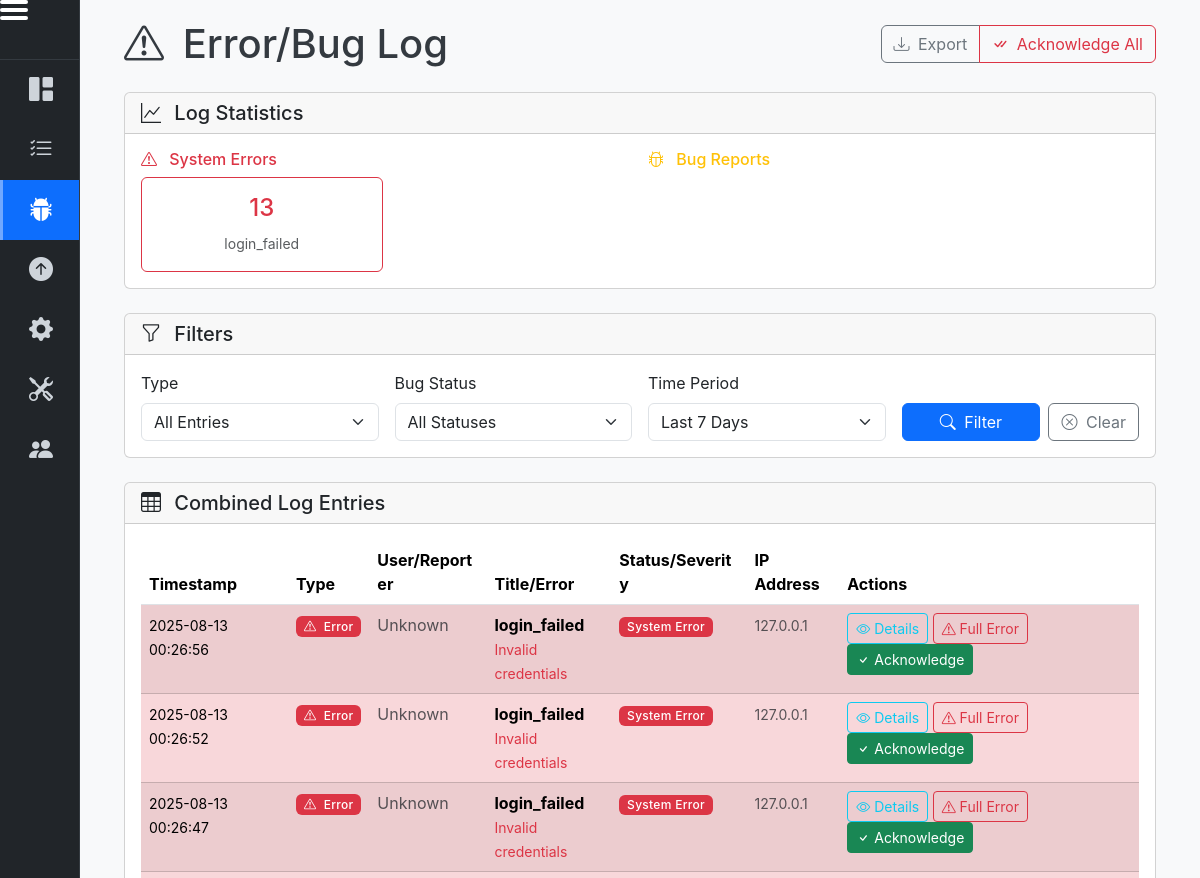
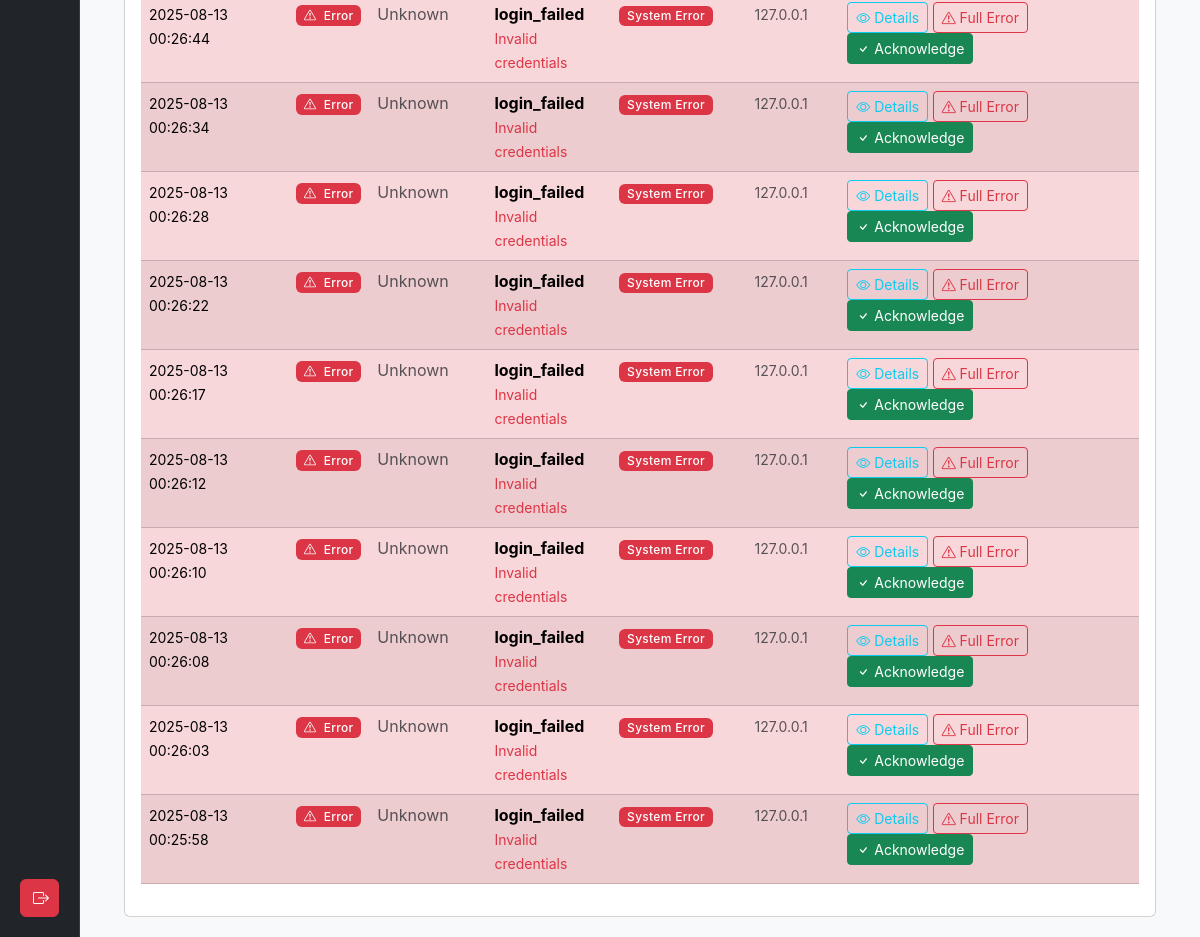
The app's page /tech/error/reports (signed in) with its own data (2 pictures, top to bottom).
### models.py (models this page shows, shortened)
class ActivityLog(db.Model):
    id = db.Column(db.Integer, primary_key=True)
    user_id = db.Column(db.Integer, db.ForeignKey('user.id'), nullable=True)
    action = db.Column(db.String(100), nullable=False)
    details = db.Column(db.Text, nullable=True)
    ip_address = db.Column(db.String(45), nullable=True)
    user_agent = db.Column(db.Text, nullable=True)
    success = db.Column(db.Boolean, default=True)
    error_message = db.Column(db.Text, nullable=True)
    timestamp = db.Column(db.DateTime, default=datetime.utcnow)
    user = db.relationship('User', backref='activity_logs', lazy=True)

### techroutes.py (the view)
@tech_blueprint.route('/error/reports')
@login_required
@tech_required
def error_reports():
    from models import BugReport
    error_logs = ActivityLog.query.filter(
        ActivityLog.success == False
    ).order_by(ActivityLog.timestamp.desc()).limit(50).all()
    bug_reports = BugReport.query.order_by(BugReport.created_at.desc()).limit(50).all()
    error_stats = db.session.query(
        ActivityLog.action,
        db.func.count(ActivityLog.id).label('count')
    ).filter(
        ActivityLog.success == False
    ).group_by(ActivityLog.action).all()
    bug_stats = db.session.query(
        BugReport.status,
        db.func.count(BugReport.id).label('count')
    ).group_by(BugReport.status).all()
    type_filter = request.args.get('type_filter', 'All')
    status_filter = request.args.get('status_filter', 'All')
    date_filter = request.args.get('date_filter', '7d')
    if type_filter == 'Errors':
        bug_reports = []
    elif type_filter == 'Bugs':
        error_logs = []
    if status_filter != 'All':
        bug_reports = [report for report in bug_reports if report.status == status_filter]
    if date_filter == '24h':
        cutoff = datetime.now() - timedelta(hours=24)
        error_logs = [log for log in error_logs if log.timestamp >= cutoff]
        bug_reports = [report for report in bug_reports if report.created_at >= cutoff]
    elif date_filter == '7d':
        cutoff = datetime.now() - timedelta(days=7)
        error_logs = [log for log in error_logs if log.timestamp >= cutoff]
        bug_reports = [report for report in bug_reports if report.created_at >= cutoff]
    elif date_filter == '30d':
        cutoff = datetime.now() - timedelta(days=30)
        error_logs = [log for log in error_logs if log.timestamp >= cutoff]
        bug_reports = [report for report in bug_reports if report.created_at >= cutoff]
    all_entries = []
    for log in error_logs:
        all_entries.append({
            'type': 'error',
            'timestamp': log.timestamp,
            'data': log
        })
    for report in bug_reports:
        all_entries.append({
            'type': 'bug',
            'timestamp': report.created_at,
            'data': report
        })
    all_entries.sort(key=lambda x: x['timestamp'], reverse=True)
    return render_template('it_error_reports.html',
                         all_entries=all_entries,
                         error_stats=error_stats,
                         bug_stats=bug_stats,
                         type_filter=type_filter,
                         status_filter=status_filter,
                         date_filter=date_filter)

### templates/it_error_reports.html (shortened to what this page needs)
{% extends "dashboard_layout.html" %}
{% block dashboard_content %}
<div class="container-fluid px-2 px-md-4">
    <div class="row g-3 g-md-4">
        <div class="col-12">
            <div class="d-flex flex-column flex-md-row justify-content-between align-items-start align-items-md-center mb-4 gap-2">
                <h1 class="mb-2 mb-md-0"><i class="bi bi-exclamation-triangle me-2"></i> Error/Bug Log</h1>
                <div class="btn-group">
                    <button class="btn btn-outline-secondary" onclick="exportLog()">
                        <i class="bi bi-download me-1"></i> Export
                    </button>
                    <button class="btn btn-outline-danger" onclick="acknowledgeAll()">
                        <i class="bi bi-check-all me-1"></i> Acknowledge All
                    </button>
                </div>
            </div>
        </div>
    </div>
    <div class="row g-3 g-md-4 mb-4">
        <div class="col-12">
            <div class="card">
                <div class="card-header">
                    <h5 class="mb-0"><i class="bi bi-graph-up me-2"></i> Log Statistics</h5>
                </div>
                <div class="card-body">
                    <div class="row g-3">
                        <div class="col-12 col-md-6">
                            <h6 class="text-danger"><i class="bi bi-exclamation-triangle me-2"></i> System Errors</h6>
                            <div class="row g-2">
                                {% for stat in error_stats %}
                                <div class="col-6">
                                    <div class="card border-danger">
                                        <div class="card-body text-center">
                                            <h4 class="text-danger">{{ stat.count }}</h4>
                                            <small class="text-muted">{{ stat.action }}</small>
                                        </div>
                                    </div>
                                </div>
                                {% endfor %}
                            </div>
                        </div>
                        <div class="col-12 col-md-6">
                            <h6 class="text-warning"><i class="bi bi-bug me-2"></i> Bug Reports</h6>
                        </div>
                    </div>
                </div>
            </div>
        </div>
    </div>
    <div class="row g-3 g-md-4 mb-4">
        <div class="col-12">
            <div class="card">
                <div class="card-header">
                    <h5 class="mb-0"><i class="bi bi-funnel me-2"></i> Filters</h5>
                </div>
                <div class="card-body">
                    <form method="GET" class="row g-3">
                        <div class="col-12 col-sm-6 col-md-3">
                            <label for="type_filter" class="form-label">Type</label>
                            <select class="form-select" name="type_filter" id="type_filter">
                                <option value="All" {% if type_filter == 'All' %}selected{% endif %}>All Entries</option>
                            </select>
                        </div>
                        <div class="col-12 col-sm-6 col-md-3">
                            <label for="status_filter" class="form-label">Bug Status</label>
                            <select class="form-select" name="status_filter" id="status_filter">
                                <option value="All" {% if status_filter == 'All' %}selected{% endif %}>All Statuses</option>
                            </select>
                        </div>
                        <div class="col-12 col-sm-6 col-md-3">
                            <label for="date_filter" class="form-label">Time Period</label>
                            <select class="form-select" name="date_filter" id="date_filter">
                                <option value="7d" {% if date_filter == '7d' %}selected{% endif %}>Last 7 Days</option>
                            </select>
                        </div>
                        <div class="col-12 col-sm-6 col-md-3 d-flex align-items-end gap-2">
                            <button type="submit" class="btn btn-primary flex-fill">
                                <i class="bi bi-search me-1"></i> Filter
                            </button>
                            <a href="{{ url_for('tech.error_reports') }}" class="btn btn-outline-secondary">
                                <i class="bi bi-x-circle me-1"></i> Clear
                            </a>
                        </div>
                    </form>
                </div>
            </div>
        </div>
    </div>
    <div class="row g-3 g-md-4">
        <div class="col-12">
            <div class="card">
                <div class="card-header">
                    <h5 class="mb-0"><i class="bi bi-table me-2"></i> Combined Log Entries</h5>
                </div>
                <div class="card-body">
                    {% if all_entries %}
                    <div class="table-responsive">
                        <table class="table table-striped table-hover">
                            <thead>
                                <tr>
                                    <th>Timestamp</th>
                                    <th>Type</th>
                                    <th>User/Reporter</th>
                                    <th>Title/Error</th>
                                    <th>Status/Severity</th>
                                    <th>IP Address</th>
                                    <th>Actions</th>
                                </tr>
                            </thead>
                            <tbody>
                                {% for entry in all_entries %}
                                <tr class="{% if entry.type == 'error' %}table-danger{% elif entry.type == 'bug' %}table-warning{% endif %}">
                                    <td>
                                        <small>{{ entry.timestamp.strftime('%Y-%m-%d %H:%M:%S') }}</small>
                                    </td>
                                    <td>
                                        {% if entry.type == 'error' %}
                                            <span class="badge bg-danger"><i class="bi bi-exclamation-triangle me-1"></i> Error</span>
                                        {% else %}
                                            <span class="badge bg-warning text-dark"><i class="bi bi-bug me-1"></i> Bug</span>
                                        {% endif %}
                                    </td>
                                    <td>
                                        {% if entry.type == 'error' %}
                                            {% if entry.data.user %}
                                            <span class="badge bg-primary">{{ entry.data.user.username }}</span>
                                            <small class="text-muted">{{ entry.data.user.role }}</small>
                                            {% else %}
                                            <span class="text-muted">Unknown</span>
                                            {% endif %}
                                        {% endif %}
                                    </td>
                                    <td>
                                        {% if entry.type == 'error' %}
                                            <strong>{{ entry.data.action }}</strong>
                                            <br>
                                            <small class="text-danger">{{ entry.data.error_message[:50] if entry.data.error_message else 'No message' }}</small>
                                        {% else %}
                                            <strong>{{ entry.data.title }}</strong>
                                            <br>
                                            <small class="text-muted">{{ entry.data.description[:50] }}{% if entry.data.description|length > 50 %}...{% endif %}</small>
                                        {% endif %}
                                    </td>
                                    <td>
                                        {% if entry.type == 'error' %}
                                            <span class="badge bg-danger">System Error</span>
                                        {% endif %}
                                    </td>
                                    <td>
                                        <small class="text-muted">
                                            {% if entry.type == 'error' %}
                                                {{ entry.data.ip_address or 'N/A' }}
                                            {% else %}
                                                {{ entry.data.ip_address or 'N/A' }}
                                            {% endif %}
                                        </small>
                                    </td>
                                    <td>
                                        {% if entry.type == 'error' %}
                                            {% if entry.data.details %}
                                            <button class="btn btn-sm btn-outline-info" onclick="showDetails('{{ entry.data.id }}', 'error')">
                                                <i class="bi bi-eye"></i> Details
                                            </button>
                                            {% endif %}
                                            {% if entry.data.error_message %}
                                            <button class="btn btn-sm btn-outline-danger" onclick="showError('{{ entry.data.id }}')">
                                                <i class="bi bi-exclamation-triangle"></i> Full Error
                                            </button>
                                            {% endif %}
                                            <button class="btn btn-sm btn-success" onclick="acknowledgeError('{{ entry.data.id }}')">
                                                <i class="bi bi-check"></i> Acknowledge
                                            </button>
                                        {% endif %}
                                    </td>
                                </tr>
                                {% endfor %}
                            </tbody>
                        </table>
                    </div>
                    {% else %}
                    <div class="text-center py-4">
                        <i class="bi bi-check-circle display-1 text-success"></i>
                        <h5 class="text-success">No entries found</h5>
                        <p class="text-muted">Great! No errors or bug reports found in the selected time period.</p>
                    </div>
                    {% endif %}
                </div>
            </div>
        </div>
    </div>
</div>
{% endblock %}

### static/style.css (style rules this page uses)
html, body { height: 100%; min-height: 100dvh; margin: 0; padding: 0; }
body { font-family: 'Inter', sans-serif; background-color: #f8f9fa; color: #343a40; overflow-x: hidden; }
.badge { font-weight: 500; letter-spacing: 0.025em; }
.main-content, .container, .container-fluid { min-width: 320px; padding-left: 1rem; padding-right: 1rem; }
.card, .table, .alert { word-break: break-word; }
.table-responsive { overflow-x: auto; }

### records on screen
ActivityLog: timestamp "2025-08-13 00:26:56", data.action "login_failed", data "Invalid credentials", data "127.0.0.1"
ActivityLog: timestamp "2025-08-13 00:26:52", data.action "login_failed", data "Invalid credentials", data "127.0.0.1"
ActivityLog: timestamp "2025-08-13 00:26:47", data.action "login_failed", data "Invalid credentials", data "127.0.0.1"
ActivityLog: timestamp "2025-08-13 00:26:44", data.action "login_failed", data "Invalid credentials", data "127.0.0.1"
ActivityLog: timestamp "2025-08-13 00:26:34", data.action "login_failed", data "Invalid credentials", data "127.0.0.1"
ActivityLog: timestamp "2025-08-13 00:26:28", data.action "login_failed", data "Invalid credentials", data "127.0.0.1"
ActivityLog: timestamp "2025-08-13 00:26:22", data.action "login_failed", data "Invalid credentials", data "127.0.0.1"
ActivityLog: timestamp "2025-08-13 00:26:17", data.action "login_failed", data "Invalid credentials", data "127.0.0.1"
ActivityLog: timestamp "2025-08-13 00:26:12", data.action "login_failed", data "Invalid credentials", data "127.0.0.1"
ActivityLog: timestamp "2025-08-13 00:26:10", data.action "login_failed", data "Invalid credentials", data "127.0.0.1"
ActivityLog: timestamp "2025-08-13 00:26:08", data.action "login_failed", data "Invalid credentials", data "127.0.0.1"
ActivityLog: timestamp "2025-08-13 00:26:03", data.action "login_failed", data "Invalid credentials", data "127.0.0.1"
ActivityLog: timestamp "2025-08-13 00:25:58", data.action "login_failed", data "Invalid credentials", data "127.0.0.1"

### other values on screen
{{ stat.count }} "13"
{{ stat.action }} "login_failed"
